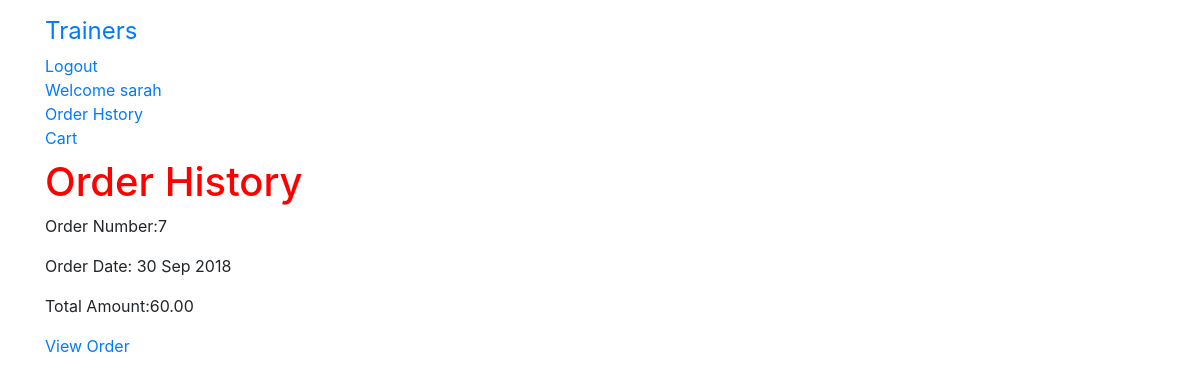
Before: /order/history/ (signed in) with the older database file.
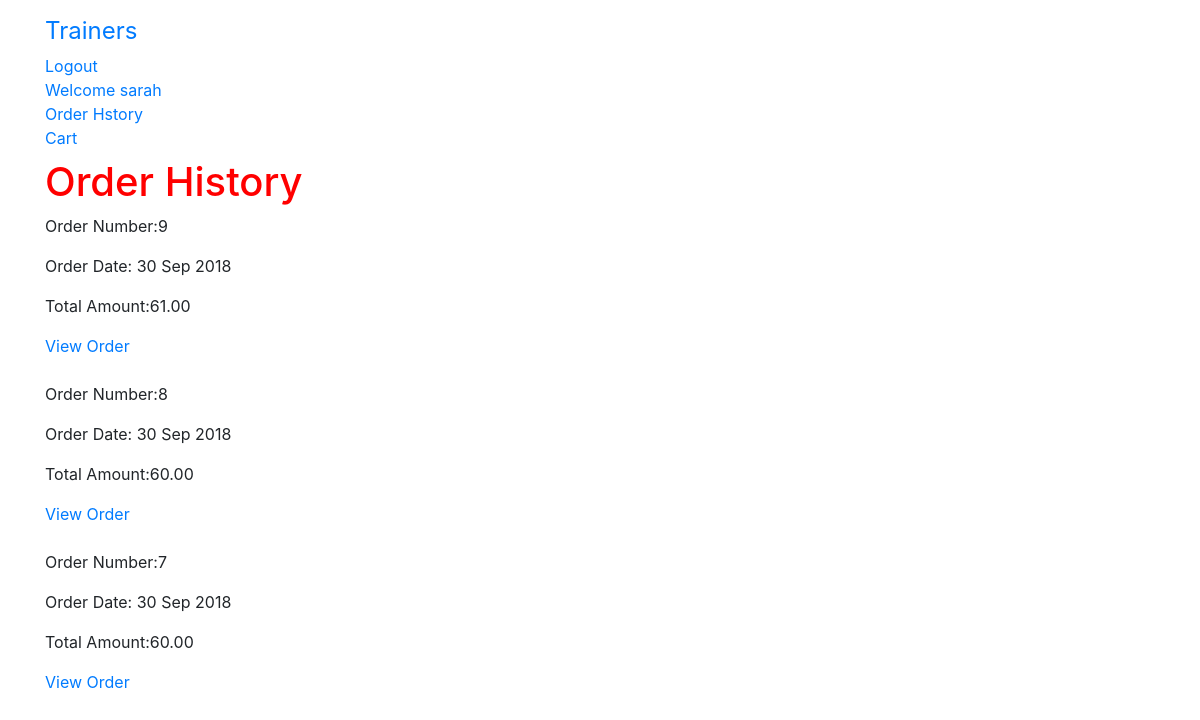
After: the same page with the newer database file.
### gym/models.py (models this page shows)
class User(AbstractUser):
    is_trainer = models.BooleanField(default=False)
    is_client= models.BooleanField(default=False)

### order/models.py (models this page shows, shortened)
class Order(models.Model):
    name = models.CharField(max_length=250, default='none') #newnew
    token = models.CharField(max_length=250,blank=True)
    total = models.DecimalField(max_digits=10,decimal_places=2,verbose_name='GBP Order Total')
    emailAddress = models.EmailField(max_length=250,blank=True,verbose_name='Email Address')
    created = models.DateTimeField(auto_now_add=True)
    billingName = models.CharField(max_length=250,blank=True)
    billingAddress1 = models.CharField(max_length=250,blank=True)
    billingCity = models.CharField(max_length=250,blank=True)
    billingPostcode = models.CharField(max_length=10,blank=True)
    billingCountry = models.CharField(max_length=250,blank=True)
    class Meta:
        db_table = 'Order'
        ordering = ['-created'] #to have the most recent order come up first

### order/views.py (the view)
# urls.py: path('history/', views.orderHistory,name='order_history'),
@login_required
def orderHistory(request):
    if request.user.is_authenticated:
        email = str(request.user.email)
        order_details = Order.objects.filter(emailAddress=email)
    context = {'order_details': order_details}
    return render(request,'order/orders_list.html',context)

### order/templates/order/orders_list.html
{% extends 'base.html' %}
{% load staticfiles %}
{% block content %}
  <h1>Order History </h1>
  {% if order_details %}
    {% for order in order_details %}
    <p>Order Number:{{ order.id }} </p>
    <p>Order Date: {{ order.created|date:"d M Y"}}</p>
    <p>Total Amount:{{ order.total }} </p>
    <a href="{% url 'order:order_detail' order.id%}">View Order</a>
    <br>
    <br>
    {% endfor %}
  {% else %}
  <h3>You have not yet placed an order</h3>
  <p> please click <a href="{% url 'gym:trainer_list'%}">Here</a> to find a trainer</p>
  {% endif %}
{% endblock %}

### gym/templates/base.html (shortened to what this page needs)
<!DOCTYPE html>
{% load staticfiles %}
<html lang="en" dir="ltr">
  <head>
    <link rel="stylesheet" href="https://maxcdn.bootstrapcdn.com/bootstrap/4.0.0/css/bootstrap.min.css">
    <link rel="stylesheet" href="{% static 'gym/css/app.css' %}">
  </head>
  <body>
    <nav class="navbar navbar-default techfont custom-navbar">
      <div class="container">
        <ul class="nav navbar-nav">
          <li> <a class="navbar-brand bigbrand" href="{% url 'gym:trainer_list'%}">Trainers</a> </li>
        {% if user.is_authenticated %}
          <li> <a href="{% url 'logout'%}">Logout</a> </li>
          <li> <a href="{% url 'gym:profile'%}">Welcome {{ user.username }}</a> </li>
          <li> <a href="{% url 'order:order_history'%}">Order Hstory</a> </li>
          <li> <a href="{% url 'cart:cart_detail'%}"> Cart</a> </li>
        {% else %}
          <li> <a class="nav-item active" href="{% url 'gym:client_signup'%}"> Register as Client</a> </li>
          <li> <a href="{% url 'gym:trainer_signup'%}"> Register as Trainer</a> </li>
          <li> <a class="nav navbar-right" href="{% url 'login'%}">Login</a> </li>
        {% endif %}
        </ul>
      </div>
    </nav>
    <div class="container">
    {% block content %}
    {% endblock %}
    </div>
  </body>
</html>

### gym/static/gym/css/app.css (style rules this page uses)
h1 { color: red; }
.bigbrand { font-size: 1.5em; }

Changed rows visible on the page:
added Order: id "9", created "30 Sep 2018", total "61.00"
added Order: id "8", created "30 Sep 2018", total "60.00"
